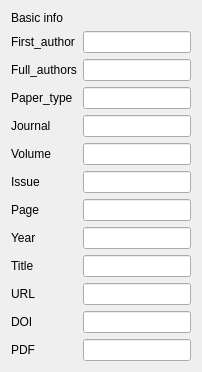
                       <widget class="QWidget" name="formLayoutWidget_2">
                        <layout class="QFormLayout" name="formLayout">
                         <item row="1" column="0">
                          <widget class="QLabel" name="label_23">
                           <property name="text">
                            <string>Basic info</string>
                           </property>
                          </widget>
                         </item>
                         <item row="2" column="0">
                          <widget class="QLabel" name="label_8">
                           <property name="text">
                            <string>First_author</string>
                           </property>
                          </widget>
                         </item>
                         <item row="2" column="1">
                          <widget class="QLineEdit" name="lineEdit_1st_author"/>
                         </item>
                         <item row="3" column="0">
                          <widget class="QLabel" name="label_26">
                           <property name="text">
                            <string>Full_authors</string>
                           </property>
                          </widget>
                         </item>
                         <item row="3" column="1">
                          <widget class="QLineEdit" name="lineEdit_full_author"/>
                         </item>
                         <item row="4" column="0">
                          <widget class="QLabel" name="label_27">
                           <property name="text">
                            <string>Paper_type</string>
                           </property>
                          </widget>
                         </item>
                         <item row="4" column="1">
                          <widget class="QLineEdit" name="lineEdit_paper_type"/>
                         </item>
                         <item row="5" column="0">
                          <widget class="QLabel" name="label_18">
                           <property name="text">
                            <string>Journal</string>
                           </property>
                          </widget>
                         </item>
                         <item row="5" column="1">
                          <widget class="QLineEdit" name="lineEdit_journal"/>
                         </item>
                         <item row="6" column="0">
                          <widget class="QLabel" name="label_28">
                           <property name="text">
                            <string>Volume</string>
                           </property>
                          </widget>
                         </item>
                         <item row="6" column="1">
                          <widget class="QLineEdit" name="lineEdit_volume"/>
                         </item>
                         <item row="7" column="0">
                          <widget class="QLabel" name="label_29">
                           <property name="text">
                            <string>Issue</string>
                           </property>
                          </widget>
                         </item>
                         <item row="7" column="1">
                          <widget class="QLineEdit" name="lineEdit_issue"/>
                         </item>
                         <item row="8" column="0">
                          <widget class="QLabel" name="label_32">
                           <property name="text">
                            <string>Page</string>
                           </property>
                          </widget>
                         </item>
                         <item row="8" column="1">
                          <widget class="QLineEdit" name="lineEdit_page"/>
                         </item>
                         <item row="9" column="0">
                          <widget class="QLabel" name="label_19">
                           <property name="text">
                            <string>Year</string>
                           </property>
                          </widget>
                         </item>
                         <item row="9" column="1">
                          <widget class="QLineEdit" name="lineEdit_year"/>
                         </item>
                         <item row="10" column="0">
                          <widget class="QLabel" name="label_20">
                           <property name="text">
                            <string>Title</string>
                           </property>
                          </widget>
                         </item>
                         <item row="10" column="1">
                          <widget class="QLineEdit" name="lineEdit_title"/>
                         </item>
                         <item row="11" column="0">
                          <widget class="QLabel" name="label_21">
                           <property name="text">
                            <string>URL</string>
                           </property>
                          </widget>
                         </item>
                         <item row="11" column="1">
                          <widget class="QLineEdit" name="lineEdit_url"/>
                         </item>
                         <item row="12" column="0">
                          <widget class="QLabel" name="label_22">
                           <property name="text">
                            <string>DOI</string>
                           </property>
                          </widget>
                         </item>
                         <item row="12" column="1">
                          <widget class="QLineEdit" name="lineEdit_doi"/>
                         </item>
                         <item row="13" column="0">
                          <widget class="QLabel" name="label_11">
                           <property name="text">
                            <string>PDF</string>
                           </property>
                          </widget>
                         </item>
                         <item row="13" column="1">
                          <widget class="QLineEdit" name="lineEdit_pdf"/>
                         </item>
                        </layout>
                       </widget>
